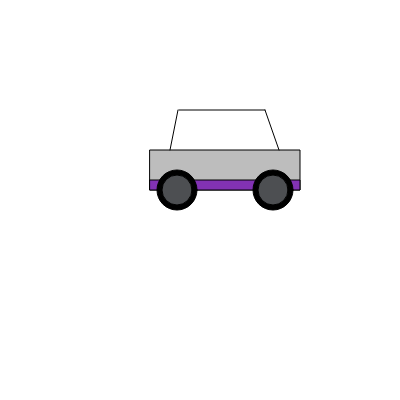
Frame 1 (no input)
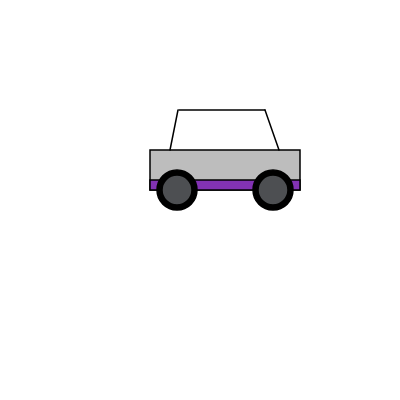
Frame 60 (no input)
Frame 120 (the mouse pressed at the canvas centre since frame 60): identical to frame 60, image omitted

The p5.js sketch that drew these frames (run headless with seeded random() and noise() and a simulated clock; from frame 60 on, the mouse is pressed at the canvas centre):

// p5.js sketch
// ── sketch.js
function setup () {
  createCanvas( 400, 400);
}

function draw () {
  background (255, 255, 255);
  
  fill (189, 189, 189);
  //rect (x ,y, width, height) 
  rect(150, 150, 150, 40);
  fill (130, 50, 180);
  rect(150, 180, 150, 10);
  
  fill (20, 250, 250);
  //ellipse (x, y width, height)
  fill (0, 0, 0)
  ellipse(177, 190, 40, 40);
  fill (77, 79, 82);
  ellipse(177, 190, 30, 30);
  
  fill (0, 0, 0);
  ellipse(273, 190, 40, 40);
  fill (77, 79, 82);
  ellipse(273, 190, 30, 30);
  // triangle (x1, y1, x2, y2, x3, y3)
  line ( 170, 150, 178, 110);
  line ( 179, 110, 265, 110);
  line (265, 110, 279, 150);

  // line Line ( x1, y1, x2, y2)
  strokeWeight( 1.5);
}
